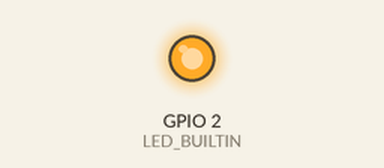
The sketch below on a simulated ESP32. Parts: output pins drawn as LEDs (lit = HIGH).

Above: at 0.2 s.
At 9.5 s:
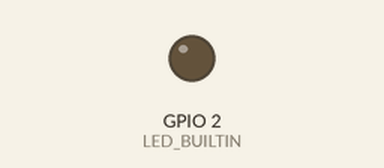
Timing chart, 0 to 13.7 s (numbered marks = the images above):
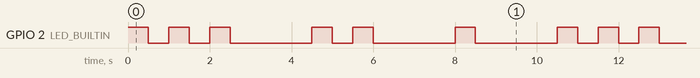

The sketch:

01_Blink1_ESP32.ino
```cpp
/*
  Blink1 - Basic LED Blink Pattern (no loop)
*/

void setup()
{
  pinMode(LED_BUILTIN, OUTPUT);
}

void loop()
{
  digitalWrite(LED_BUILTIN, HIGH);
  delay(500);
  digitalWrite(LED_BUILTIN, LOW);
  delay(500);

  digitalWrite(LED_BUILTIN, HIGH);
  delay(500);
  digitalWrite(LED_BUILTIN, LOW);
  delay(500);

  digitalWrite(LED_BUILTIN, HIGH);
  delay(500);
  digitalWrite(LED_BUILTIN, LOW);
  delay(2000);

  digitalWrite(LED_BUILTIN, HIGH);
  delay(500);
  digitalWrite(LED_BUILTIN, LOW);
  delay(500);

  digitalWrite(LED_BUILTIN, HIGH);
  delay(500);
  digitalWrite(LED_BUILTIN, LOW);
  delay(2000);

  digitalWrite(LED_BUILTIN, HIGH);
  delay(500);
  digitalWrite(LED_BUILTIN, LOW);
  delay(2000);
}
```

Measured:
- by itself, GPIO 2 (LED_BUILTIN): repeats every 10.5 s: 2 × (LOW 0.50 s, HIGH 0.50 s), LOW 2.0 s, HIGH 0.50 s, LOW 0.50 s, 2 × (HIGH 0.50 s, LOW 2.0 s), HIGH 0.50 s
- by itself, everything shown: repeats every 10.5 s, in 12 steps
